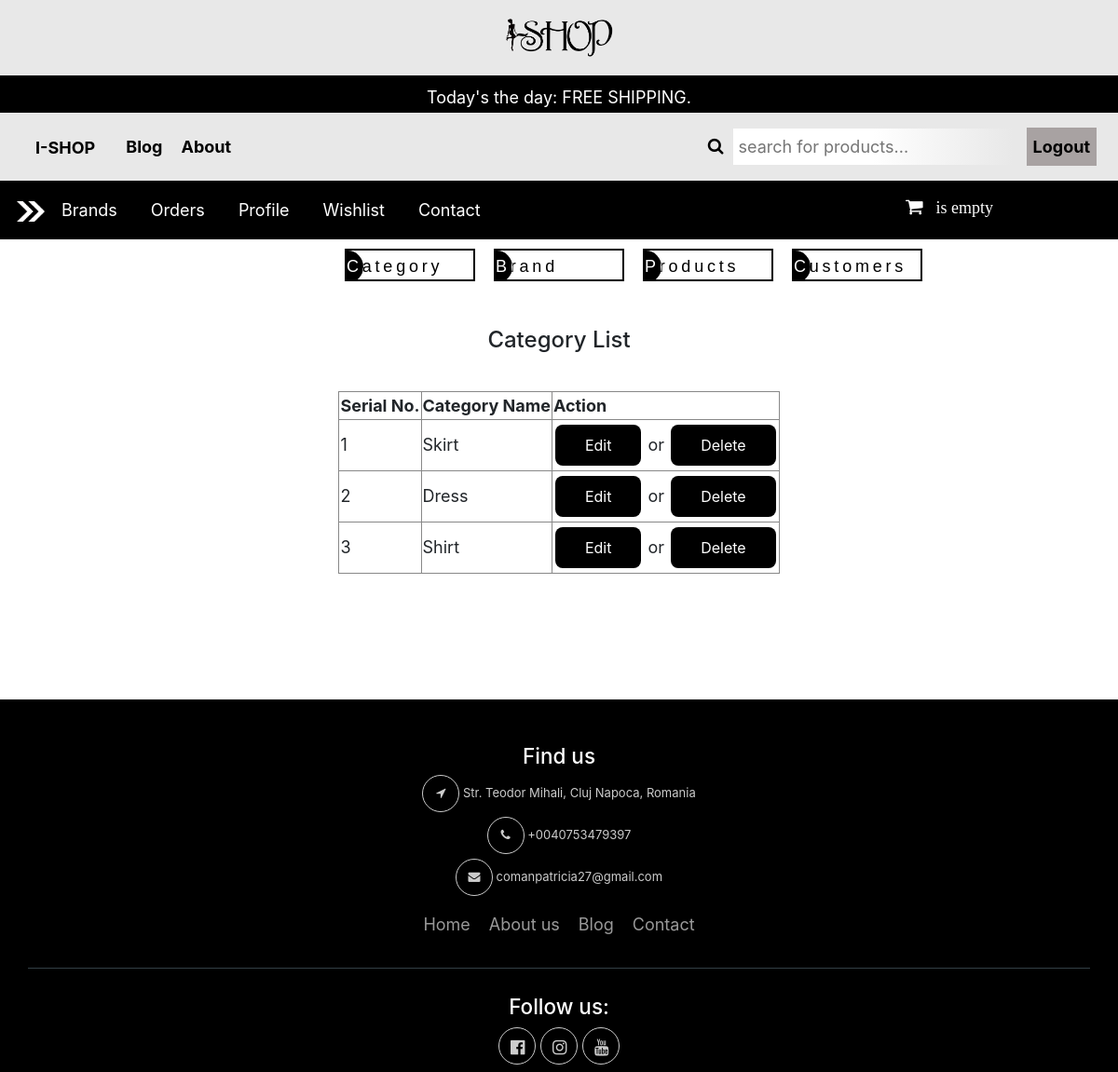
The page /admin_catlist.php (signed in) on the database its author committed.
### tables this page shows
CREATE TABLE IF NOT EXISTS `tbl_category` (
  `catId` int(11) NOT NULL AUTO_INCREMENT,
  `catName` varchar(255) NOT NULL,
  PRIMARY KEY (`catId`)
);

### lib/Database.php (called while the page is built, shortened)
<?php
Class Database {
    public $host = DB_HOST;
    public $user = DB_USER;
    public $pass = DB_PASS;
    public $dbname = DB_NAME;
    public $link;
    private function connectDB() {
        $this->link = new mysqli($this->host, $this->user, $this->pass, $this->dbname);
    }
    public function select($query) {
        $result = $this->link->query($query) or die($this->link->error . __LINE__);
        if ($result->num_rows>0) {
            return $result;
        } else {
            return false;
        }
    }
}
?>

### classes/Category.php (called while the page is built, shortened)
<?php
  $filepath = realpath(dirname(__FILE__));
    include_once ($filepath.'/../lib/Database.php');
?>
<?php
class Category {
    private $db;
    public function __construct() {
        $this->db = new Database();
    }
    public function getAllCat(){
        $query = "SELECT * FROM tbl_category ORDER BY catId DESC";
        $result = $this->db->select($query);
        return $result;
    }
}

### admin_catlist.php (the view, shortened to what this page needs)
<?php include 'inc/header.php';?>
<?php include 'inc/admin_menu.php';?>
<?php include_once 'classes/Category.php';?>
<?php
    $cat = new Category();
?>
<html>
<head>
    <link rel="stylesheet" href="admin_style.css">
<body>
    <center>
        <h2>Category List</h2>
        <div class="block">
            <table class="data display datatable" id="example">
				<thead>
					<tr>
						<th>Serial No.</th>
						<th>Category Name</th>
						<th>Action</th>
					</tr>
				</thead>
				<tbody>
                <?php
                    $getCat = $cat->getAllCat();
                    if($getCat){
                    $i= 0;
                    while($result = $getCat->fetch_assoc()){
                        $i++;
                ?>
				    <tr>
						<td><?php echo $i;?></td>
                        <td><?php echo $result['catName'] ;?></td>
                        <td><a class="button" href="admin_catedit.php?catId=<?php echo $result['catId'];?>">Edit</a>
                                or <a class="button" onclick="return confirm('Are you sure want to delete!')"href="?delcat=<?php echo $result['catId'];?>">Delete</a>
                        </td>
					</tr>
                <?php }} ?>
				</tbody>
			</table>
        </div>
    </center><br><br><br>
</body>
</html>
<?php include 'inc/footer.php';?>

### admin_style.css (style rules this page uses)
.button { background-color: black; border: none; color: white; padding: 10px 32px; text-align: center; text-decoration: none; display: inline-block; font-size: 16px; margin: 4px 2px; transition-duration: 0.4s; cursor: pointer; border-radius: 8px; }
* { font-size: 18px; }
h2 { font-size: 24px; margin:40px }

### inc/header.php (style rules this page uses)
main, body { background: white; }
#main { transition: margin-left .5s; }

### admin_catlist.php (style rules this page uses)
table, td, th { border: 1px solid rgb(136, 136, 136); }
table { width: auto; border-collapse: collapse; }

### rows shown on the page
tbl_category: catName "Skirt"
tbl_category: catName "Dress"
tbl_category: catName "Shirt"
